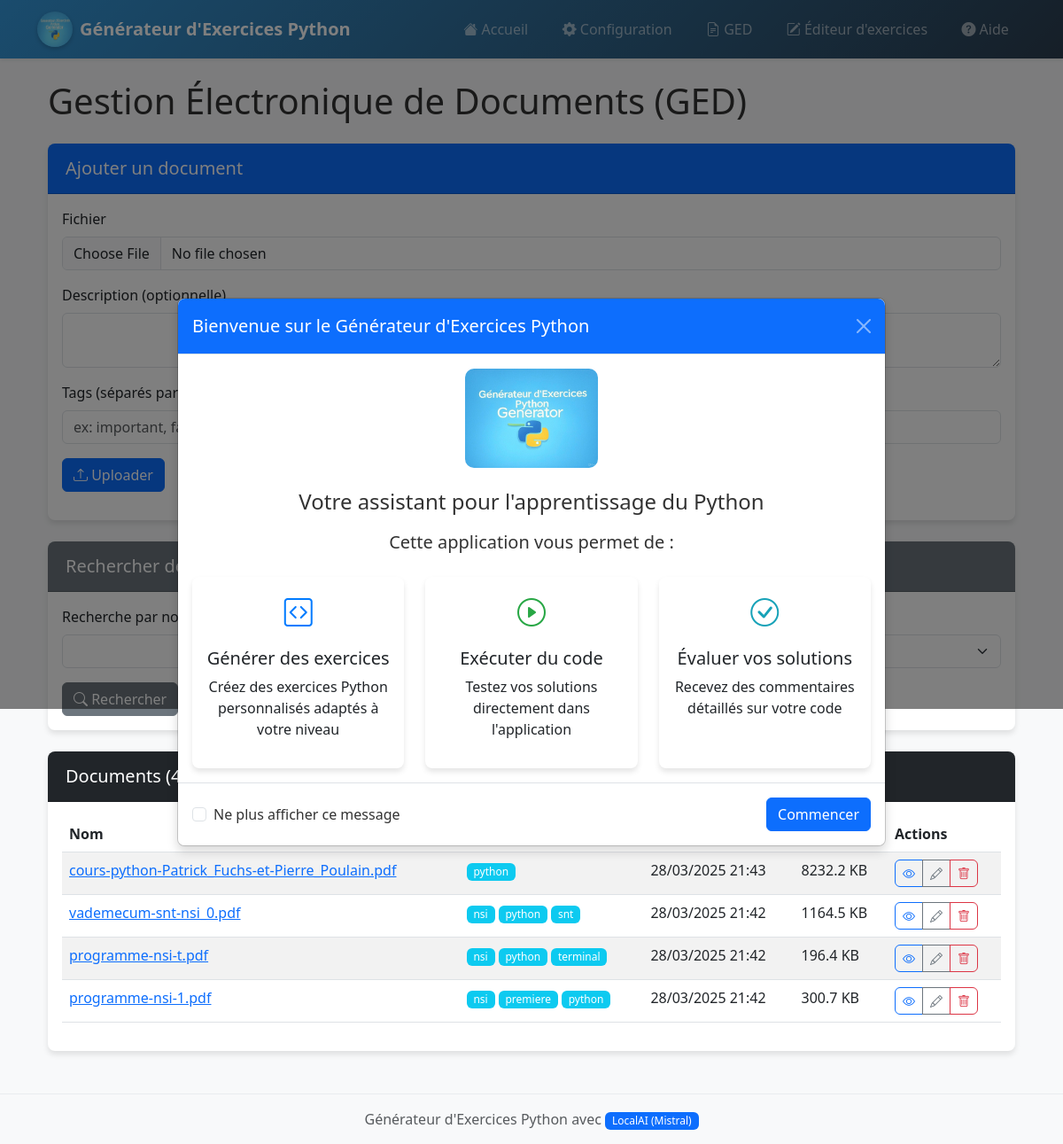
Page /ged on the earlier database version.
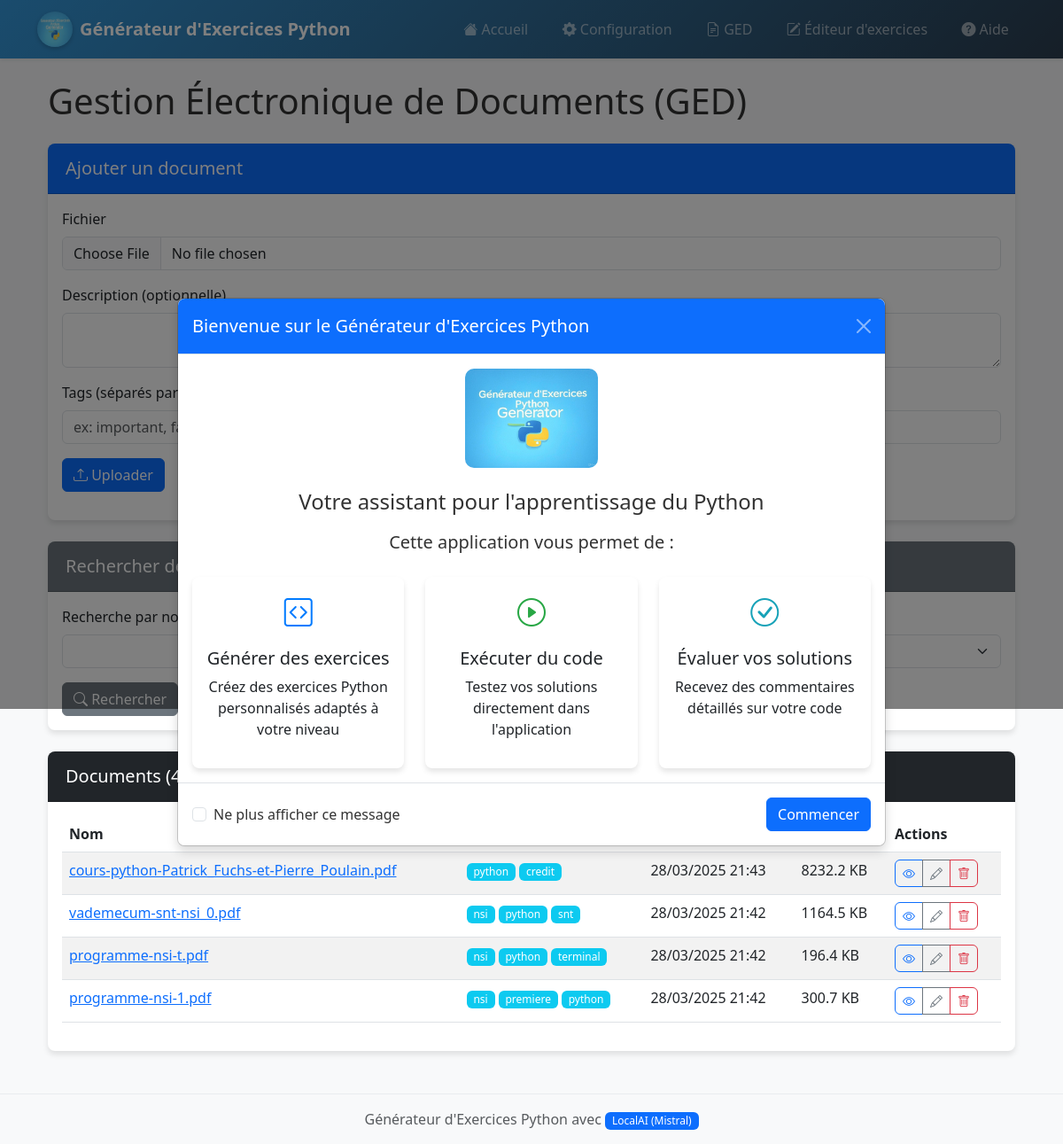
Same page on the later database version.
### app.py (models this page shows)
class Document(db.Model):
    id = db.Column(db.Integer, primary_key=True)
    nom_fichier = db.Column(db.String(255), nullable=False)
    nom_unique = db.Column(db.String(36), unique=True)  # UUID4
    date_upload = db.Column(db.DateTime, default=db.func.current_timestamp())
    taille_fichier = db.Column(db.Integer)  # Taille en octets
    type_mime = db.Column(db.String(100))  # Type MIME du fichier
    description = db.Column(db.Text)  # Description optionnelle
    user_id = db.Column(db.Integer)
    tags = db.relationship('Tag', secondary='document_tags', backref='documents')

class Tag(db.Model):
    id = db.Column(db.Integer, primary_key=True)
    nom = db.Column(db.String(50), unique=True)

### app.py (the view)
@app.route('/ged')
def ged():
    documents = Document.query.order_by(Document.date_upload.desc()).all()
    tags = Tag.query.order_by(Tag.nom).all()
    return render_template('ged.html', documents=documents, tags=tags)

### templates/ged.html (shortened to what this page needs)
{% extends "layout.html" %}
{% block content %}
<div class="container">
    <h1 class="mb-4">Gestion Électronique de Documents (GED)</h1>
    <div class="card mb-4">
        <div class="card-header bg-primary text-white">
            <h5 class="mb-0">Ajouter un document</h5>
        </div>
        <div class="card-body">
            <form id="uploadForm" enctype="multipart/form-data">
                <div class="mb-3">
                    <label for="file" class="form-label">Fichier</label>
                    <input type="file" class="form-control" id="file" name="file" required>
                </div>
                <div class="mb-3">
                    <label for="description" class="form-label">Description (optionnelle)</label>
                </div>
                <div class="mb-3">
                    <label for="tags" class="form-label">Tags (séparés par des virgules)</label>
                </div>
                <button type="submit" class="btn btn-primary">
                    <i class="bi bi-upload"></i> Uploader
                </button>
            </form>
        </div>
    </div>
    <div class="card mb-4">
        <div class="card-header bg-secondary text-white">
            <h5 class="mb-0">Rechercher des documents</h5>
        </div>
        <div class="card-body">
            <form action="{{ url_for('search_documents') }}" method="get">
                <div class="row">
                    <div class="col-md-6 mb-3">
                        <label for="q" class="form-label">Recherche par nom</label>
                    </div>
                    <div class="col-md-6 mb-3">
                        <label for="tag" class="form-label">Filtrer par tag</label>
                    </div>
                </div>
                <button type="submit" class="btn btn-secondary">
                    <i class="bi bi-search"></i> Rechercher
                </button>
            </form>
        </div>
    </div>
    <div class="card">
        <div class="card-header bg-dark text-white">
            <h5 class="mb-0">Documents ({{ documents|length }})</h5>
        </div>
        <div class="card-body">
            {% if documents %}
            <div class="table-responsive">
                <table class="table table-striped table-hover">
                    <thead>
                        <tr>
                            <th>Nom</th>
                            <th>Tags</th>
                            <th>Date d'upload</th>
                            <th>Taille</th>
                            <th>Actions</th>
                        </tr>
                    </thead>
                    <tbody>
                        {% for document in documents %}
                        <tr>
                            <td>
                                <a href="{{ url_for('view_document', document_id=document.id) }}" target="_blank">
                                    {{ document.nom_fichier }}
                                </a>
                            </td>
                            <td>
                                {% for tag in document.tags %}
                                <a href="{{ url_for('search_documents', tag=tag.nom) }}" class="badge bg-info text-decoration-none">
                                    {{ tag.nom }}
                                </a>
                                {% endfor %}
                            </td>
                            <td>{{ document.date_upload.strftime('%d/%m/%Y %H:%M') }}</td>
                            <td>{{ (document.taille_fichier / 1024)|round(1) }} KB</td>
                            <td>
                                <div class="btn-group">
                                    <a href="{{ url_for('view_document', document_id=document.id) }}" class="btn btn-sm btn-outline-primary" target="_blank" title="Voir">
                                        <i class="bi bi-eye"></i>
                                    </a>
                                    <a href="{{ url_for('edit_document', document_id=document.id) }}" class="btn btn-sm btn-outline-secondary" title="Modifier">
                                        <i class="bi bi-pencil"></i>
                                    </a>
                                    <button type="button" class="btn btn-sm btn-outline-danger" data-bs-toggle="modal" data-bs-target="#deleteModal{{ document.id }}" title="Supprimer">
                                        <i class="bi bi-trash"></i>
                                    </button>
                                </div>
                            </td>
                        </tr>
                        {% endfor %}
                    </tbody>
                </table>
            </div>
            {% else %}
            <div class="alert alert-info">
                <i class="bi bi-info-circle"></i> Aucun document trouvé.
            </div>
            {% endif %}
        </div>
    </div>
</div>
{% endblock %}

### templates/layout.html (shortened to what this page needs)
<!DOCTYPE html>
<html lang="fr">
<head>
    <link rel="stylesheet" href="https://cdn.jsdelivr.net/npm/bootstrap@5.3.0/dist/css/bootstrap.min.css">
    <link rel="stylesheet" href="https://cdn.jsdelivr.net/npm/bootstrap-icons@1.11.0/font/bootstrap-icons.css">
    <link rel="stylesheet" href="{{ url_for('static', filename='style.css') }}">
    <link rel="stylesheet" href="https://cdnjs.cloudflare.com/ajax/libs/codemirror/5.65.2/codemirror.min.css">
    <link rel="stylesheet" href="https://cdnjs.cloudflare.com/ajax/libs/codemirror/5.65.2/theme/monokai.min.css">
</head>
<body>
<nav class="navbar navbar-expand-lg navbar-dark bg-gradient shadow-sm">
    <div class="container">
        <a class="navbar-brand d-flex align-items-center" href="/">
            <img src="{{ url_for('static', filename='logo.jpg') }}" alt="Logo" width="40" height="40" class="d-inline-block align-text-top me-2 rounded-circle">
            <span class="fw-bold">Générateur d'Exercices Python</span>
        </a>
        <div class="collapse navbar-collapse" id="navbarNav">
            <ul class="navbar-nav ms-auto">
                <li class="nav-item">
                    <a class="nav-link" href="/" data-bs-toggle="tooltip" data-bs-placement="bottom" title="Accueil">
                        <i class="bi bi-house-fill"></i> Accueil
                    </a>
                </li>
                <li class="nav-item">
                    <a class="nav-link" href="/config" data-bs-toggle="tooltip" data-bs-placement="bottom" title="Paramètres du générateur d'exercices">
                        <i class="bi bi-gear-fill"></i> Configuration
                    </a>
                </li>
                <li class="nav-item">
                    <a class="nav-link" href="/ged" data-bs-toggle="tooltip" data-bs-placement="bottom" title="Gestion Électronique de Documents">
                        <i class="bi bi-file-earmark-text"></i> GED
                    </a>
                </li>
                <li class="nav-item">
                    <a class="nav-link" href="/data-editor" data-bs-toggle="tooltip" data-bs-placement="bottom" title="Éditeur de données d'exercices">
                        <i class="bi bi-pencil-square"></i> Éditeur d'exercices
                    </a>
                </li>
                <li class="nav-item">
                    <a class="nav-link" href="#" data-bs-toggle="modal" data-bs-target="#helpModal">
                        <i class="bi bi-question-circle-fill"></i> Aide
                    </a>
                </li>
            </ul>
        </div>
    </div>
</nav>
    <div class="container mt-4">
        {% block content %}{% endblock %}
    </div>
    <footer class="footer mt-5 py-3 bg-light">
        <div class="container text-center">
            <span class="text-muted">
                Générateur d'Exercices Python avec
                {% if ai_provider == 'gemini' %}
                    <span class="badge bg-info">Google Gemini</span>
                {% elif ai_provider == 'mistral' %}
                    <span class="badge bg-warning">Mistral Codestral</span>
                {% else %}
                    <span class="badge bg-primary">LocalAI (Mistral)</span>
                {% endif %}
            </span>
        </div>
    </footer>
    <div class="modal fade" id="welcomeModal" tabindex="-1" aria-labelledby="welcomeModalLabel" aria-hidden="true">
        <div class="modal-dialog modal-lg modal-dialog-centered">
            <div class="modal-content">
                <div class="modal-header bg-primary text-white">
                    <h5 class="modal-title" id="welcomeModalLabel">Bienvenue sur le Générateur d'Exercices Python</h5>
                    <button type="button" class="btn-close btn-close-white" data-bs-dismiss="modal" aria-label="Close"></button>
                </div>
                <div class="modal-body text-center">
                    <img src="{{ url_for('static', filename='logo.jpg') }}" alt="Logo" class="img-fluid mb-4" style="max-width: 150px; border-radius: 10px;">
                    <h4 class="mb-3">Votre assistant pour l'apprentissage du Python</h4>
                    <p class="lead">Cette application vous permet de :</p>
                    <div class="row mt-4">
                        <div class="col-md-4">
                            <div class="card h-100 border-primary mb-3">
                                <div class="card-body text-center">
                                    <i class="bi bi-code-square text-primary" style="font-size: 2rem;"></i>
                                    <h5 class="card-title mt-3">Générer des exercices</h5>
                                    <p class="card-text">Créez des exercices Python personnalisés adaptés à votre niveau</p>
                                </div>
                            </div>
                        </div>
                        <div class="col-md-4">
                            <div class="card h-100 border-success mb-3">
                                <div class="card-body text-center">
                                    <i class="bi bi-play-circle text-success" style="font-size: 2rem;"></i>
                                    <h5 class="card-title mt-3">Exécuter du code</h5>
                                    <p class="card-text">Testez vos solutions directement dans l'application</p>
                                </div>
                            </div>
                        </div>
                        <div class="col-md-4">
                            <div class="card h-100 border-info mb-3">
                                <div class="card-body text-center">
                                    <i class="bi bi-check-circle text-info" style="font-size: 2rem;"></i>
                                    <h5 class="card-title mt-3">Évaluer vos solutions</h5>
                                    <p class="card-text">Recevez des commentaires détaillés sur votre code</p>
                                </div>
                            </div>
                        </div>
                    </div>
                </div>
                <div class="modal-footer">
                    <div class="form-check me-auto">
                        <input class="form-check-input" type="checkbox" value="" id="dontShowAgain">
                        <label class="form-check-label" for="dontShowAgain">
                            Ne plus afficher ce message
                        </label>
                    </div>
                    <button type="button" class="btn btn-primary" data-bs-dismiss="modal">Commencer</button>
                </div>
            </div>
        </div>
    </div>
</body>
</html>

### static/style.css (style rules this page uses)
:root { --primary-color: #3498db; --secondary-color: #2c3e50; --accent-color: #e74c3c; --success-color: #2ecc71; --warning-color: #f39c12; --info-color: #3498db; --light-color: #ecf0f1; --dark-color: #2c3e50; --transition-speed: 0.3s; --box-shadow: 0 4px 6px rgba(0, 0, 0, 0.1); --hover-shadow: 0 6px 12px rgba(0, 0, 0, 0.15); }
body { font-family: 'Segoe UI', Tahoma, Geneva, Verdana, sans-serif; background-color: #f8f9fa; color: #333; transition: background-color var(--transition-speed); }
.navbar { box-shadow: 0 2px 10px rgba(0, 0, 0, 0.1); transition: all var(--transition-speed); }
.navbar.bg-gradient { background: linear-gradient(135deg, var(--primary-color), var(--secondary-color)) !important; }
.navbar-brand { font-weight: 700; transition: transform var(--transition-speed); }
.navbar-brand img { transition: transform var(--transition-speed); box-shadow: 0 2px 5px rgba(0, 0, 0, 0.2); }
.nav-link { position: relative; transition: all var(--transition-speed); border-radius: 4px; padding: 0.5rem 1rem !important; margin: 0 0.2rem; }
.nav-link::after { content: ''; position: absolute; bottom: 0; left: 50%; width: 0; height: 2px; background-color: white; transition: all var(--transition-speed); transform: translateX(-50%); }
.footer { margin-top: 2rem; padding: 1rem 0; background-color: var(--light-color); border-top: 1px solid #e9ecef; transition: all var(--transition-speed); }
.footer .badge { transition: all var(--transition-speed); }
.card { box-shadow: var(--box-shadow); border: none; margin-bottom: 1.5rem; transition: all var(--transition-speed); border-radius: 0.5rem; overflow: hidden; }
.card-header { font-weight: 600; padding: 1rem 1.25rem; }
.card { animation: fadeIn 0.5s ease-out; }
.form-label { font-weight: 500; transition: all var(--transition-speed); }
.form-select, .form-control { transition: all var(--transition-speed); border-radius: 0.375rem; }
.btn { transition: all var(--transition-speed); border-radius: 0.375rem; position: relative; overflow: hidden; }
.btn::after { content: ''; position: absolute; top: 50%; left: 50%; width: 5px; height: 5px; background: rgba(255, 255, 255, 0.5); opacity: 0; border-radius: 100%; transform: scale(1, 1) translate(-50%, -50%); transform-origin: 50% 50%; }
.badge { transition: all var(--transition-speed); font-weight: 500; }
.modal-content { border-radius: 0.5rem; box-shadow: var(--hover-shadow); }
.modal-header { border-top-left-radius: 0.5rem; border-top-right-radius: 0.5rem; }
.modal-footer { border-bottom-left-radius: 0.5rem; border-bottom-right-radius: 0.5rem; }
.text-success { color: #28a745 !important; font-weight: 500; }
.text-info { color: #17a2b8 !important; font-weight: 500; }
.text-primary { color: #007bff !important; font-weight: 500; }

Differences in the rows shown:
added Tag: nom "credit", shown under Document "cours-python-Patrick_Fuchs-et-Pierre_Poulain.pdf"
